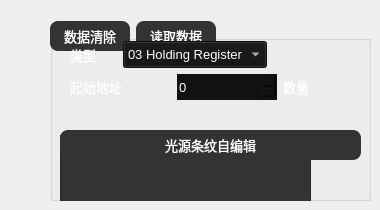
            <widget class="QWidget" name="page_18">
             <widget class="QGroupBox" name="groupBox">
              <property name="geometry">
               <rect>
                <x>50</x>
                <y>20</y>
                <width>321</width>
                <height>181</height>
               </rect>
              </property>
              <property name="minimumSize">
               <size>
                <width>200</width>
                <height>0</height>
               </size>
              </property>
              <property name="font">
               <font>
                <pointsize>10</pointsize>
               </font>
              </property>
              <property name="styleSheet">
               <string notr="true">color: rgb(255, 255, 255);</string>
              </property>
              <property name="title">
               <string>读操作</string>
              </property>
              <widget class="QTextEdit" name="textEdit">
               <property name="geometry">
                <rect>
                 <x>10</x>
                 <y>115</y>
                 <width>251</width>
                 <height>100</height>
                </rect>
               </property>
               <property name="minimumSize">
                <size>
                 <width>100</width>
                 <height>100</height>
                </size>
               </property>
               <property name="maximumSize">
                <size>
                 <width>1000</width>
                 <height>100</height>
                </size>
               </property>
               <property name="styleSheet">
                <string notr="true"> background-color: #333333; </string>
               </property>
              </widget>
              <widget class="QPushButton" name="LightBtn2">
               <property name="geometry">
                <rect>
                 <x>10</x>
                 <y>110</y>
                 <width>301</width>
                 <height>30</height>
                </rect>
               </property>
               <property name="sizePolicy">
                <sizepolicy hsizetype="Expanding" vsizetype="Fixed">
                 <horstretch>0</horstretch>
                 <verstretch>0</verstretch>
                </sizepolicy>
               </property>
               <property name="minimumSize">
                <size>
                 <width>200</width>
                 <height>30</height>
                </size>
               </property>
               <property name="font">
                <font>
                 <pointsize>10</pointsize>
                </font>
               </property>
               <property name="focusPolicy">
                <enum>Qt::TabFocus</enum>
               </property>
               <property name="styleSheet">
                <string notr="true">#LightBtn2
{
border-radius:8px;
color: #FFFFFF;
 background-color: #333333; 

}

#LightBtn2::hover
{	
color: #FFFFFF;

background-color: #1781b5;

}

#LightBtn2::pressed,QPushButton::checked
{
    color: #FFFFFF;
   background-color: #718093;
}</string>
               </property>
               <property name="text">
                <string>光源条纹自编辑</string>
               </property>
              </widget>
              <widget class="QWidget" name="layoutWidget">
               <property name="geometry">
                <rect>
                 <x>0</x>
                 <y>0</y>
                 <width>168</width>
                 <height>32</height>
                </rect>
               </property>
               <layout class="QHBoxLayout" name="horizontalLayout_4">
                <item>
                 <widget class="QToolButton" name="toolButton_4">
                  <property name="minimumSize">
                   <size>
                    <width>80</width>
                    <height>30</height>
                   </size>
                  </property>
                  <property name="font">
                   <font>
                    <pointsize>10</pointsize>
                   </font>
                  </property>
                  <property name="styleSheet">
                   <string notr="true">#toolButton_4
{
border-radius:8px;
color: #FFFFFF;
 background-color: #333333; 

}

#toolButton_4::hover
{	
color: #FFFFFF;

background-color: #1781b5;

}

#toolButton_4::pressed,QPushButton::checked
{
    color: #FFFFFF;
   background-color: #718093;
}</string>
                  </property>
                  <property name="text">
                   <string>数据清除</string>
                  </property>
                 </widget>
                </item>
                <item>
                 <widget class="QToolButton" name="toolButton">
                  <property name="minimumSize">
                   <size>
                    <width>80</width>
                    <height>30</height>
                   </size>
                  </property>
                  <property name="font">
                   <font>
                    <pointsize>10</pointsize>
                   </font>
                  </property>
                  <property name="styleSheet">
                   <string notr="true">#toolButton
{
border-radius:8px;
color: #FFFFFF;
 background-color: #333333; 

}

#toolButton::hover
{	
color: #FFFFFF;

background-color: #1781b5;

}

#toolButton::pressed,QPushButton::checked
{
    color: #FFFFFF;
   background-color: #718093;
}</string>
                  </property>
                  <property name="text">
                   <string>读取数据</string>
                  </property>
                 </widget>
                </item>
               </layout>
              </widget>
              <widget class="QWidget" name="layoutWidget">
               <property name="geometry">
                <rect>
                 <x>20</x>
                 <y>20</y>
                 <width>197</width>
                 <height>30</height>
                </rect>
               </property>
               <layout class="QHBoxLayout" name="horizontalLayout_43">
                <item>
                 <widget class="QLabel" name="label">
                  <property name="minimumSize">
                   <size>
                    <width>0</width>
                    <height>27</height>
                   </size>
                  </property>
                  <property name="font">
                   <font>
                    <pointsize>10</pointsize>
                   </font>
                  </property>
                  <property name="text">
                   <string>类型</string>
                  </property>
                 </widget>
                </item>
                <item>
                 <widget class="QComboBox" name="comboBox">
                  <property name="minimumSize">
                   <size>
                    <width>0</width>
                    <height>27</height>
                   </size>
                  </property>
                  <property name="font">
                   <font>
                    <pointsize>10</pointsize>
                   </font>
                  </property>
                  <property name="styleSheet">
                   <string notr="true">background-color: rgb(17, 18, 20);</string>
                  </property>
                  <property name="currentIndex">
                   <number>2</number>
                  </property>
                  <item>
                   <property name="text">
                    <string>01 Coil Status</string>
                   </property>
                  </item>
                  <item>
                   <property name="text">
                    <string>02 Input Status</string>
                   </property>
                  </item>
                  <item>
                   <property name="text">
                    <string>03 Holding Register</string>
                   </property>
                  </item>
                  <item>
                   <property name="text">
                    <string>04 Input Registers</string>
                   </property>
                  </item>
                 </widget>
                </item>
               </layout>
              </widget>
              <widget class="QWidget" name="layoutWidget">
               <property name="geometry">
                <rect>
                 <x>20</x>
                 <y>50</y>
                 <width>420</width>
                 <height>34</height>
                </rect>
               </property>
               <layout class="QHBoxLayout" name="horizontalLayout_6">
                <item>
                 <widget class="QLabel" name="label_4">
                  <property name="font">
                   <font>
                    <pointsize>10</pointsize>
                   </font>
                  </property>
                  <property name="text">
                   <string>起始地址</string>
                  </property>
                 </widget>
                </item>
                <item>
                 <widget class="QDoubleSpinBox" name="doubleSpinBox">
                  <property name="minimumSize">
                   <size>
                    <width>0</width>
                    <height>26</height>
                   </size>
                  </property>
                  <property name="font">
                   <font>
                    <pointsize>10</pointsize>
                   </font>
                  </property>
                  <property name="styleSheet">
                   <string notr="true">background-color: rgb(17, 18, 20);
border:none;</string>
                  </property>
                  <property name="decimals">
                   <number>0</number>
                  </property>
                  <property name="maximum">
                   <double>100000000000.000000000000000</double>
                  </property>
                 </widget>
                </item>
                <item>
                 <widget class="QLabel" name="label_5">
                  <property name="font">
                   <font>
                    <pointsize>10</pointsize>
                   </font>
                  </property>
                  <property name="text">
                   <string>数量</string>
                  </property>
                 </widget>
                </item>
                <item>
                 <widget class="QSpinBox" name="spinBox">
                  <property name="minimumSize">
                   <size>
                    <width>0</width>
                    <height>26</height>
                   </size>
                  </property>
                  <property name="font">
                   <font>
                    <pointsize>10</pointsize>
                   </font>
                  </property>
                  <property name="styleSheet">
                   <string notr="true">background-color: rgb(17, 18, 20);
border:none;</string>
                  </property>
                  <property name="value">
                   <number>1</number>
                  </property>
                 </widget>
                </item>
               </layout>
              </widget>
             </widget>
            </widget>
